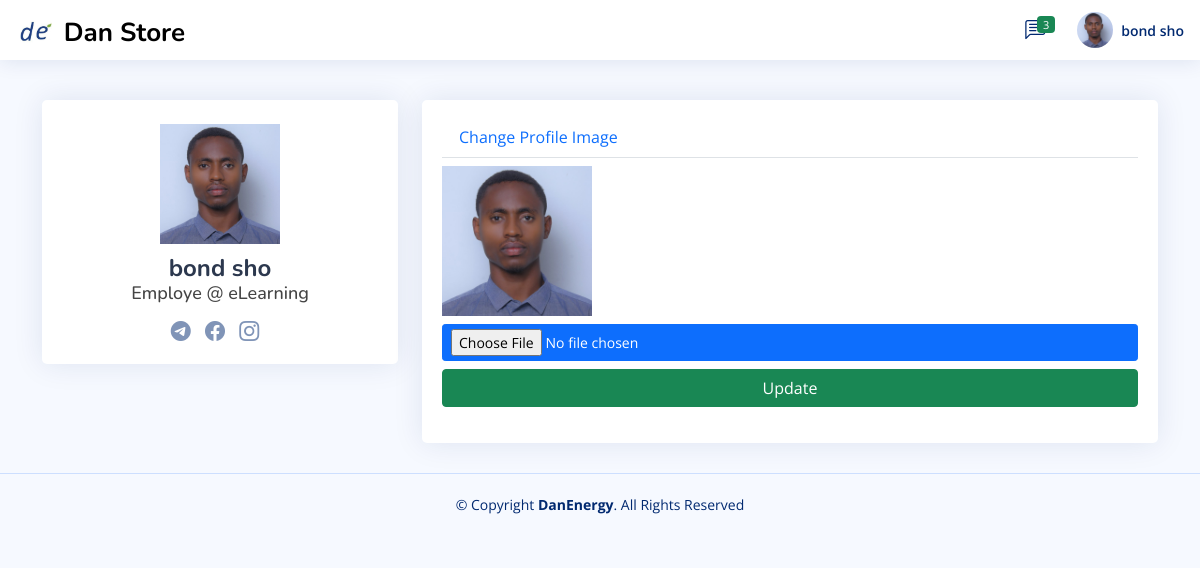
The app's page /department_head/emp_pp (signed in), older data.
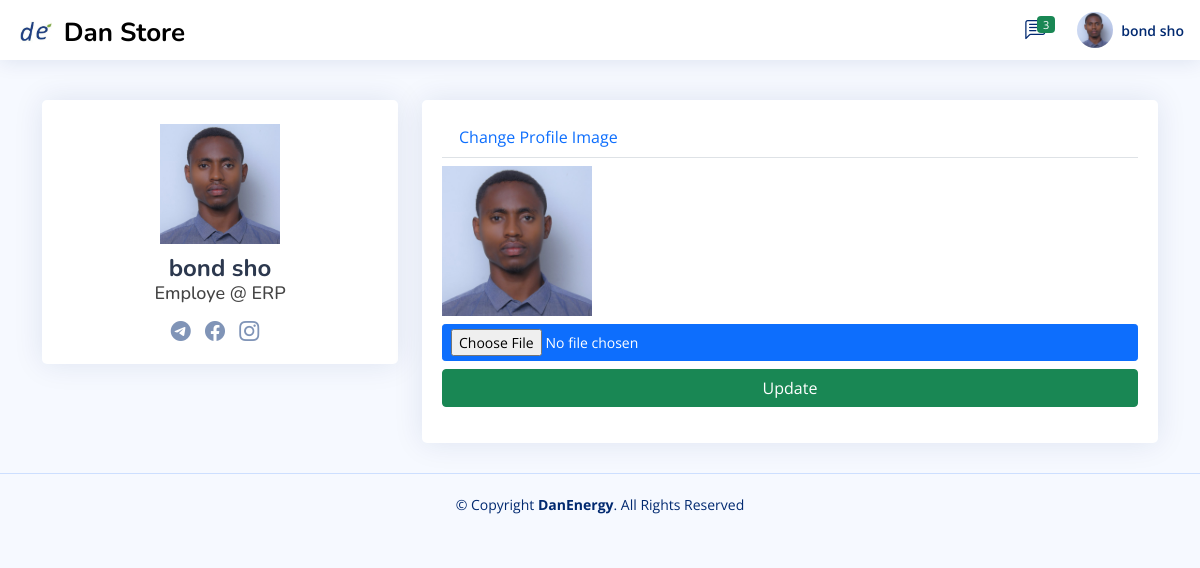
The same page, newer data.
### Store_manager/models.py (models this page shows, shortened)
class employ(models.Model):
    user=models.ForeignKey(User,null=True,blank=True,on_delete=models.CASCADE)
    role= models.CharField(max_length=200,null=True,blank=True)
    profile_pic=models.ImageField(null=True,blank=True, upload_to='Profile/')
    Full_Name=models.CharField(max_length=300, null=True)
    gender = models.CharField(max_length=20,null=True,blank=True)
    phone1 = models.CharField(max_length=200, null=True)
    phone2 = models.CharField(max_length=200, null=True)
    facebook = models.CharField(max_length=200, null=True,blank=True)
    telegram = models.CharField(max_length=200, null=True,blank=True)
    instagram = models.CharField(max_length=200, null=True,blank=True)
    about = models.TextField(max_length=500, null=True)
    address = models.CharField(max_length=200, null=True)
    inDepartment = models.CharField(max_length=300,null=True)
    date_created = models.DateTimeField(auto_now_add=True, null=True)
    Thechnologist =models.BooleanField(blank=True,null=True,default=False)
    accessStore=models.ForeignKey(allStore,null=True,blank=True,on_delete=models.CASCADE)
    Titel = models.CharField(max_length=20,null=True,blank=True)
    Filed_Study = models.CharField(max_length=20,null=True,blank=True)
    Collage = models.CharField(max_length=20,null=True,blank=True)
    grade=models.CharField(max_length=20,null=True,blank=True)
    Year_Graguation = models.DateField(null=True,blank=True)
    Document=models.FileField(null=True,blank=True,upload_to="File/Document")

### Department_Head/views.py (the view)
# urls.py: path('emp_pp',views.emp_chage_profile_pic,name="emp_pp"),
def emp_chage_profile_pic(request):
    users = User.objects.get(id=request.user.id)
    re_employ=employ.objects.get(user=users)
    admin = re_employ
    context= {
        'admin':admin,
    }
    if len(request.FILES.get('newimg', "")) != 0:
        admin.profile_pic.delete()
        admin.profile_pic = request.FILES.get('newimg', "")
        admin.save()
        messages.success(request,'Your profile picture has been updated successfully.')
        return redirect('emp_user-Profile')
    else:
        return render(request,'employe/profile/change_profile_pic.html',context)

### Templates/employe/profile/change_profile_pic.html (shortened to what this page needs)
{% extends 'employe/index.html'  %}
{% block profile1 %}
{% load static %}
<main style="margin-top: 100px; " class="container">
    <section class="section profile">
      <div class="row">
        <div class="col-xl-4">
          <div class="card">
            <div class="card-body profile-card pt-4 d-flex flex-column align-items-center">
              {% if admin.profile_pic %}
              <img src="{{admin.profile_pic.url}}" alt="Profile" >
              {% endif %}
              <h2>{{user.first_name}} {{user.last_name}}</h2>
              <h3>{{admin.role}} @ {{admin.inDepartment}}</h3>
              <div class="social-links mt-2">
                {% if admin.telegram and admin.telegram != 'None' %}
                <a href="{{admin.telegram}}" class="telegram"><i class="bi bi-telegram"></i></a>
                {% endif %}
                {% if admin.facebook and admin.facebook != 'None' %}
                <a href="{{admin.facebook}}" class="facebook"><i class="bi bi-facebook"></i></a>
                {% endif %}
                {% if admin.instagram and admin.instagram != 'None' %}
                <a href="{{admin.instagram}}" class="instagram"><i class="bi bi-instagram"></i></a>
                {% endif %}
              </div>
            </div>
          </div>
        </div>
        <div class="col-xl-8">
          <div class="card">
            <div class="card-body pt-3">
              <ul class="nav nav-tabs">
                <li class="nav-item">
                  <a class="nav-link " aria-current="page" href="#">Change Profile Image</a>
                </li>
              </ul>
              <div class="tab-content pt-2">
                <form method="POST" enctype="multipart/form-data">
                  <div class="row mb-3">
                      <div class="col col-md-12 col-lg-12">
                        <div class="text-ceter">
                          {% if admin.profile_pic %}
                          <img src="{{admin.profile_pic.url}}" alt="Profile" width="150px">
                          {% endif %}
                        </div>
                          <div class="d-grid gap-2 col-12 mx-auto pt-2">
                            <input type="file" class="btn btn-primary btn-sm" name="newimg" >
                            <button type="submit" class="btn btn-success">Update</button>
                          </div>
                    </div>
                  </div>
                </form>
              </div>
            </div>
          </div>
        </div>
      </div>
    </section>
    </main>
{% endblock profile1 %}

### Templates/employe/index.html (shortened to what this page needs)
{% extends 'base.html' %} {% load static %} {% block content %}
<header id="header" class="header fixed-top d-flex align-items-center">
  <div class="d-flex align-items-center justify-content-right">
    <a href="{% url 'employe_dashboard' %}" class="logo d-flex align-items-center">
      <img src="{% static '/img/newfile.png' %}" alt="" />
      <span
        class="d-none d-lg-block"
        style="color: black; margin-top: 5px; padding-left: 5px"
        >Dan Store</span
      >
    </a>
  </div>
  <nav class="header-nav ms-auto">
    <ul class="d-flex align-items-center">
      <li class="nav-item dropdown">
        <a class="nav-link nav-icon" href="#" data-bs-toggle="dropdown">
          <i class="bi bi-chat-left-text"></i>
          <span class="badge bg-success badge-number">3</span> </a
        >
      </li>
      <li class="nav-item dropdown pe-3">
        <a
          class="nav-link nav-profile d-flex align-items-center pe-0"
          href="#"
          data-bs-toggle="dropdown"
        >
        {% if admin.profile_pic %}
        <img src="{{admin.profile_pic.url}}" alt="Profile"
        alt="Profile"
        class="rounded-circle">
        {% endif %}
          <span class="d-none d-md-block ps-2"
            >{{user.first_name}} {{user.last_name}}</span
          > </a
        >
      </li>
    </ul>
  </nav>
</header>
{% block profile1 %}{% endblock profile1 %}
{% endblock %}
{% block footer %}
  <footer id="" class="footer">
    <div class="copyright">
      &copy; Copyright <strong><span>DanEnergy</span></strong
      >. All Rights Reserved
    </div>
    <div class="credits">
      </div>
  </footer>
{% endblock footer %}

Row changes from the older to the newer data that the page shows:
changed employ "Employe": inDepartment "eLearning" → "ERP"
